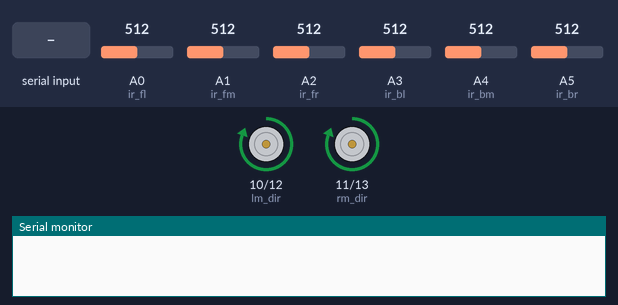
The sketch below on a simulated Arduino Uno, built with avr-gcc and run on an emulated ATmega328P. On the bench: direction and speed pins drawn as motors (green arrow = direction pin HIGH = forward, orange = LOW = backward, longer = more drive), the last lines printed to the serial monitor. Inputs (shaded band) come from the test bench; at power-on: A0 (ir_fl) = 512, A1 (ir_fm) = 512, A2 (ir_fr) = 512, A3 (ir_bl) = 512, A4 (ir_bm) = 512, A5 (ir_br) = 512.

Above: at 1.2 s.
1.3 s: "90,45\n" received over Serial
At 3.1 s:
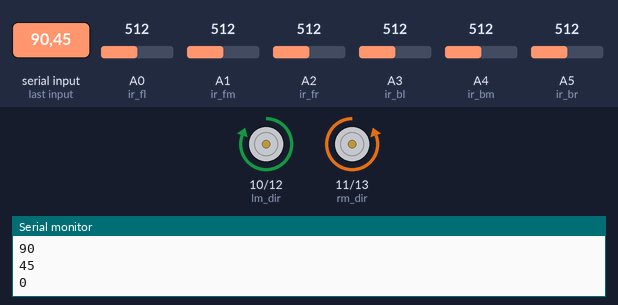
3.8 s: A0 (ir_fl) set to 892
5.5 s: A0 (ir_fl) set to 917
At 7.3 s:
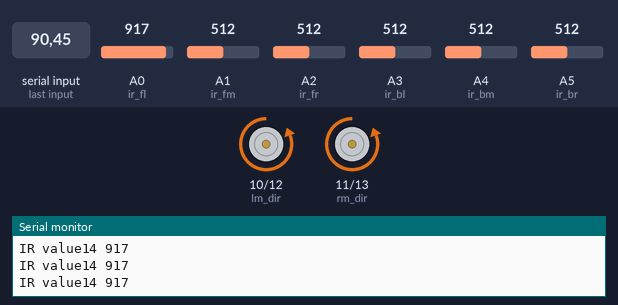
8.0 s: A1 (ir_fm) set to 893
9.7 s: A1 (ir_fm) set to 917
At 11.7 s:
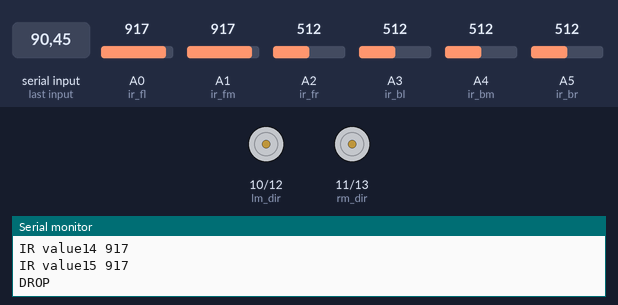
Timing chart, 0 to 15.0 s (numbered marks = the images above; inputs shaded):
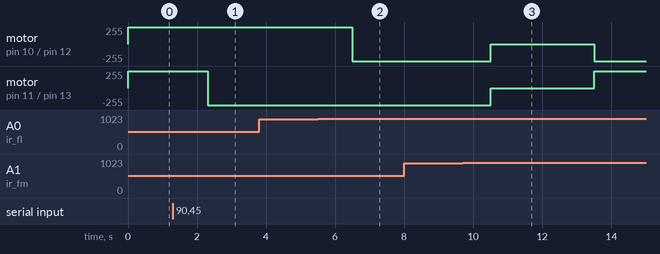

The sketch:

line_follow.ino
```cpp
/* This code is for the purpose of test line following mechanism.
 * Inputs: 6 IR tape sensor readings from analog pins.
 * Output: digital signals for enable and direction to drive 2 DC motors.
 *
 * Last Update: 02/25/2016
 */

int ir_fl = A0;
int ir_fm = A1;
int ir_fr = A2;

int ir_bl = A3;
int ir_bm = A4;
int ir_br = A5;


int lm_dir = 10;
int rm_dir = 11;
int lm_pwm = 12;
int rm_pwm = 13;

/* State definition */
#define LINE_FOLLOW 4
#define DROP 5
#define LINE_BACK 6
#define RELOAD 7

/* Global constant */
#define TIMER1 120000
#define TIMER2 3000
#define TIMER3 3000
#define IR_THRESH 900

int R_FWD = 82; // below 125 is forward (right wheel)
int R_BWD = 172; // above 125 is backward (right wheel)
int L_FWD = 172;
int L_BWD = 82;

/* Global parameter */
static int state = LINE_FOLLOW;
static int timer1_init = 0;
static int timer2_init = 0;
static int timer3_init = 0;

/* Switch parameters */
int reading;           // the current reading from the input pin
long time = 0;
long debounce = 200;   // the debounce time, increase if the output flickers

/* Helper function */
bool checkTimer(int duration, int init);
void stopMotor(void);
void turnLeft(void);
void turnRight(void);
void goForward(void);
void goBack(void);

int beaconFound(void);
int checkTape(int pin);

/******* Main function ************/
void setup() {

  pinMode(ir_fl,INPUT);
  pinMode(ir_fm,INPUT);
  pinMode(ir_fr,INPUT);

  pinMode(ir_bl,INPUT);
  pinMode(ir_bm,INPUT);
  pinMode(ir_br,INPUT);

  pinMode(lm_dir,OUTPUT);
  pinMode(lm_pwm,OUTPUT);
  pinMode(rm_dir,OUTPUT);
  pinMode(rm_pwm,OUTPUT);

  reading = LOW;
  Serial.begin(9600);
  goForward();
}

void loop() {
  if (Serial.available()) {
    int inChar = Serial.parseInt();
    R_FWD = inChar;
    R_BWD = 255 - inChar;
    L_BWD = R_FWD;
    L_FWD = R_BWD;
    Serial.println(R_FWD);
  }
  switch(state) {
    case(LINE_FOLLOW):
      if ((checkTape(ir_fl) && checkTape(ir_fm)) || (checkTape(ir_fm) && checkTape(ir_fr))) {
        stopMotor();
        state = DROP;
        Serial.println("DROP");
        timer2_init = millis();
        /* TODO: dropping mechanism, e.g. start dropping timer */
      } else if (checkTape(ir_fm)) {
        goForward();
      } else if (checkTape(ir_fl)) {
        turnLeft();
      } else if (checkTape(ir_fr)) {
        turnRight();
      } else {
        goForward();
      }
      break;
    case(DROP):
      if (checkTimer(TIMER2, timer2_init)) {
        /* TODO: retract wings */
        goBack();
        state = LINE_BACK;
        Serial.println("LINE_BACK");
      }
      break;
    case(LINE_BACK):
      if (checkTape(ir_bl) && checkTape(ir_bm) && checkTape(ir_br)) {
        delay(200);
        stopMotor();
        state = RELOAD;
        Serial.println("RELOAD");
        timer3_init = millis();
      } else if (checkTape(ir_bm)) {
        goBack();
      } else if (checkTape(ir_bl)) {
        turnLeft();
      } else if (checkTape(ir_br)) {
        turnRight();
      }
      break;
    case(RELOAD):
      if (checkTimer(TIMER3, timer3_init)) {
        goForward();
        state = LINE_FOLLOW;
        Serial.println("LINE_FOLLOW");
      }
      break;
  }
}

bool checkTimer(int duration, int init) {
  return (millis()-init > duration);
}

void turnLeft(void) {
  // right motor forward
  digitalWrite(lm_pwm, HIGH);
  digitalWrite(rm_pwm, HIGH);

  analogWrite(lm_dir, L_BWD);
  analogWrite(rm_dir, R_FWD);
}
void turnRight(void) {
  digitalWrite(lm_pwm, HIGH);
  digitalWrite(rm_pwm, HIGH);

  analogWrite(lm_dir, L_FWD);
  analogWrite(rm_dir, R_BWD);
}

void goForward(void) {
  digitalWrite(lm_pwm, HIGH);
  digitalWrite(rm_pwm, HIGH);

  analogWrite(lm_dir, L_FWD);
  analogWrite(rm_dir, R_FWD);
}
void goBack(void) {
  digitalWrite(lm_pwm, HIGH);
  digitalWrite(rm_pwm, HIGH);

  analogWrite(lm_dir, L_BWD);
  analogWrite(rm_dir, R_BWD);
}
void stopMotor(void) {
  digitalWrite(lm_pwm,LOW);
  digitalWrite(rm_pwm,LOW);
}

int checkTape(int pin) {
  int val = 0;
  val = analogRead(pin);
  if (val > IR_THRESH) {
    Serial.print("IR value");
    Serial.print(pin);
    Serial.print(" ");
    Serial.println(val);
    delay(500);
    return 1;
  }
  return 0;
}
```

Measured:
- the behaviour switches between 900 and 901 on A0 (ir_fl) (found by bisection; images 1 and 2)
- the behaviour switches between 900 and 901 on A1 (ir_fm) (found by bisection; images 2 and 3)
- after the input at 1.3 s, motor on pin 11 (rm_dir) / pin 13 (rm_pwm): forward 255/255 → backward 255/255 after 1.0 s
- after the input at 3.8 s, every drawn part: stays the same
- after the input at 5.5 s, motor on pin 10 (lm_dir) / pin 12 (lm_pwm): forward 255/255 → backward 255/255 after 1.0 s
- after the input at 9.7 s, motor on pin 10 (lm_dir) / pin 12 (lm_pwm): backward 255/255 → stopped after 0.81 s, → backward 255/255 3.0 s later; motor on pin 11 (rm_dir) / pin 13 (rm_pwm): backward 255/255 → stopped after 0.81 s, → forward 255/255 3.0 s later
